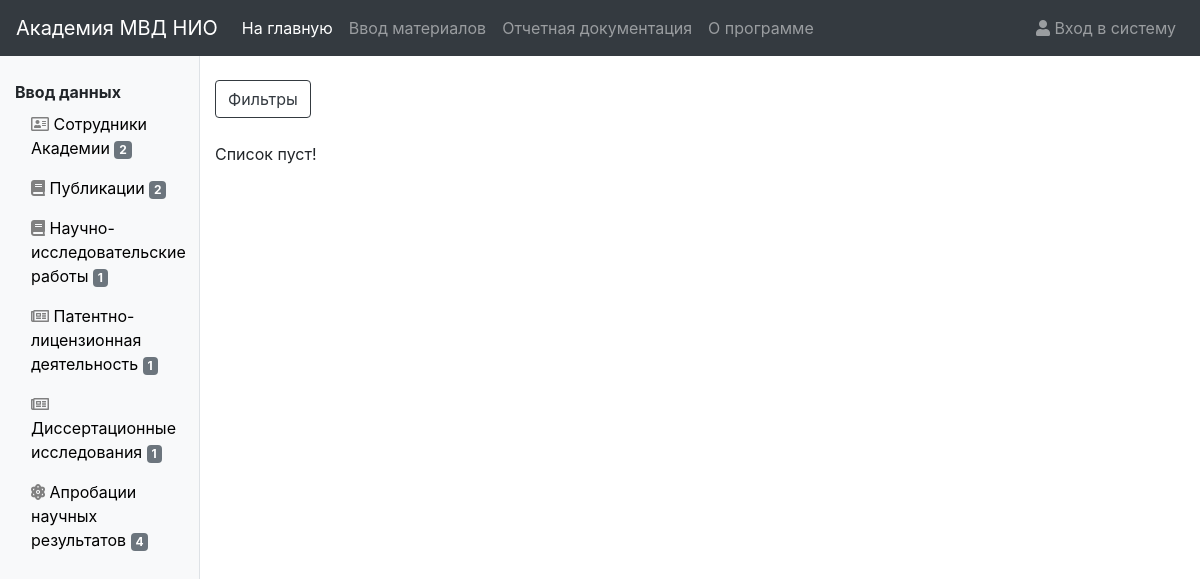
The page /dashboard/1/activity/ on the database as committed earlier.
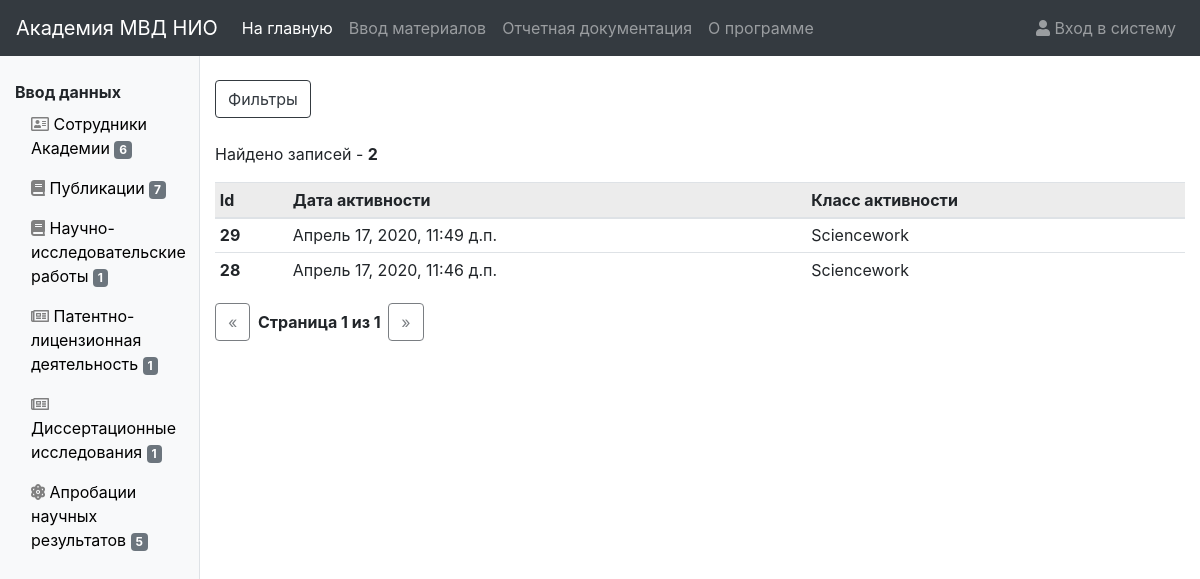
The same page on the database as committed later.
### dashboard/models.py (models this page shows, shortened)
class DashBoard(models.Model):
    user = models.ForeignKey(User, on_delete=models.CASCADE, null=True, verbose_name="Пользователь")
    activity_date = models.DateTimeField(null=True, verbose_name="Дата активности")
    activity_class = models.CharField(max_length=100, null=True, verbose_name="Класс")
    class Meta:
        ordering = ('-activity_date',)
        verbose_name = 'Активность'
        verbose_name_plural = 'Активности'

### dashboard/views.py (the view)
# urls.py: path('<user_id>/activity/', views.dashboard_item, name='item'),
def dashboard_item(request, user_id):
    user = get_object_or_404(User, pk=user_id)
    f = DashBoardItemFilter(request.GET, queryset=DashBoard.objects.filter(user_id=user.id))
    paginator = Paginator(f.qs, 50)
    page = request.GET.get('page')
    works = paginator.get_page(page)
    return render(request, 'dashboard/dashboard_item.html', {'list': works,
                                                             'filter': f,
                                                             'user_id': user_id
                                                             })

### context_processors/side_panel_context.py (called while the page is built)
def counts(request):
    return {'author_count': Author.objects.all().count(),
            'sciencework_count': Sciencework.objects.all().count(),
            'nir_count': NIR.objects.all().count(),
            'pld_count': PLD.objects.all().count(),
            'dissertation_count': DissertationResearch.objects.all().count(),
            'anr_count': ANR.objects.all().count(),
            }

### dashboard/templates/dashboard/dashboard_item.html (shortened to what this page needs)
{% extends "base_list.html" %}
{% load url_replace %}
{% load static %}
{% block list %}
    <table class="table table-sm">
        <thead class="table-active">
        <tr>
            <th>Id</th>
            <th>Дата активности</th>
            <th>Класс активности</th>
        </tr>
        </thead>
        <tbody>
        {% for dashboard in list %}
            <tr>
                <th>{{ dashboard.id }}</th>
                <td>{{ dashboard.activity_date }}</td>
                <td>{{ dashboard.activity_class }}</td>
            </tr>
        {% endfor %}
        </tbody>
    </table>
{% endblock %}

Rows that differ between the two databases and show on the page:
added DashBoard: id "29", activity_date "Апрель 17, 2020, 11:49 д.п.", activity_class "Sciencework"
added DashBoard: id "28", activity_date "Апрель 17, 2020, 11:46 д.п.", activity_class "Sciencework"
Other text that changed with them:
{{ author_count }}: "2" → "6"
{{ sciencework_count }}: "2" → "7"
{{ anr_count }}: "4" → "5"
{{ filter.qs|length }}: (not shown) → "2"
{{ list.number }}: (not shown) → "1"
{{ list.paginator.num_pages }}: (not shown) → "1"
text no longer shown: "Список пуст!"
text now shown: "Найдено записей - Id Дата активности Класс активности « Страница из »"
